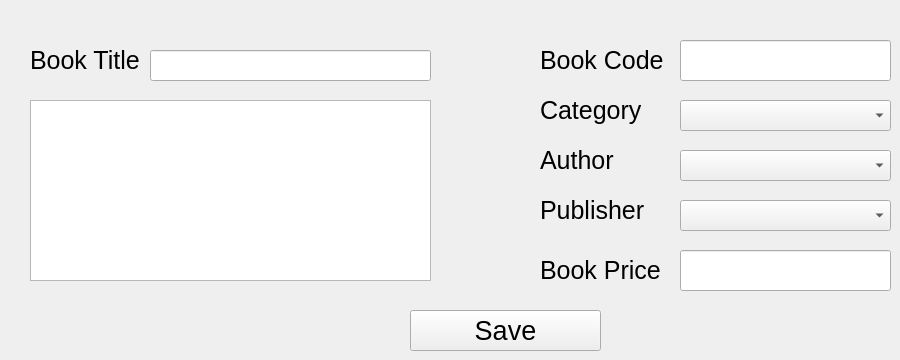
      <widget class="QWidget" name="Add">
       <attribute name="title">
        <string>Add Book</string>
       </attribute>
       <widget class="QLineEdit" name="lineEdit_2">
        <property name="geometry">
         <rect>
          <x>680</x>
          <y>40</y>
          <width>211</width>
          <height>41</height>
         </rect>
        </property>
       </widget>
       <widget class="QLineEdit" name="lineEdit_3">
        <property name="geometry">
         <rect>
          <x>150</x>
          <y>50</y>
          <width>281</width>
          <height>31</height>
         </rect>
        </property>
       </widget>
       <widget class="QComboBox" name="comboBox_3">
        <property name="geometry">
         <rect>
          <x>680</x>
          <y>100</y>
          <width>211</width>
          <height>31</height>
         </rect>
        </property>
       </widget>
       <widget class="QComboBox" name="comboBox_4">
        <property name="geometry">
         <rect>
          <x>680</x>
          <y>150</y>
          <width>211</width>
          <height>31</height>
         </rect>
        </property>
       </widget>
       <widget class="QComboBox" name="comboBox_5">
        <property name="geometry">
         <rect>
          <x>680</x>
          <y>200</y>
          <width>211</width>
          <height>31</height>
         </rect>
        </property>
       </widget>
       <widget class="QLineEdit" name="lineEdit_4">
        <property name="geometry">
         <rect>
          <x>680</x>
          <y>250</y>
          <width>211</width>
          <height>41</height>
         </rect>
        </property>
       </widget>
       <widget class="QPushButton" name="pushButton_6">
        <property name="geometry">
         <rect>
          <x>410</x>
          <y>310</y>
          <width>191</width>
          <height>41</height>
         </rect>
        </property>
        <property name="font">
         <font>
          <pointsize>20</pointsize>
         </font>
        </property>
        <property name="text">
         <string>Save</string>
        </property>
       </widget>
       <widget class="QLabel" name="label_3">
        <property name="geometry">
         <rect>
          <x>30</x>
          <y>40</y>
          <width>131</width>
          <height>41</height>
         </rect>
        </property>
        <property name="font">
         <font>
          <pointsize>19</pointsize>
         </font>
        </property>
        <property name="text">
         <string>Book Title</string>
        </property>
       </widget>
       <widget class="QLabel" name="label_4">
        <property name="geometry">
         <rect>
          <x>540</x>
          <y>40</y>
          <width>131</width>
          <height>41</height>
         </rect>
        </property>
        <property name="font">
         <font>
          <pointsize>19</pointsize>
         </font>
        </property>
        <property name="text">
         <string>Book Code</string>
        </property>
       </widget>
       <widget class="QLabel" name="label_5">
        <property name="geometry">
         <rect>
          <x>540</x>
          <y>250</y>
          <width>131</width>
          <height>41</height>
         </rect>
        </property>
        <property name="font">
         <font>
          <pointsize>19</pointsize>
         </font>
        </property>
        <property name="text">
         <string>Book Price</string>
        </property>
       </widget>
       <widget class="QLabel" name="label_6">
        <property name="geometry">
         <rect>
          <x>540</x>
          <y>90</y>
          <width>131</width>
          <height>41</height>
         </rect>
        </property>
        <property name="font">
         <font>
          <pointsize>19</pointsize>
         </font>
        </property>
        <property name="text">
         <string>Category</string>
        </property>
       </widget>
       <widget class="QLabel" name="label_7">
        <property name="geometry">
         <rect>
          <x>540</x>
          <y>140</y>
          <width>131</width>
          <height>41</height>
         </rect>
        </property>
        <property name="font">
         <font>
          <pointsize>19</pointsize>
         </font>
        </property>
        <property name="text">
         <string>Author</string>
        </property>
       </widget>
       <widget class="QLabel" name="label_8">
        <property name="geometry">
         <rect>
          <x>540</x>
          <y>190</y>
          <width>131</width>
          <height>41</height>
         </rect>
        </property>
        <property name="font">
         <font>
          <pointsize>19</pointsize>
         </font>
        </property>
        <property name="text">
         <string>Publisher</string>
        </property>
       </widget>
       <widget class="QTextEdit" name="textEdit">
        <property name="geometry">
         <rect>
          <x>30</x>
          <y>100</y>
          <width>401</width>
          <height>181</height>
         </rect>
        </property>
       </widget>
      </widget>
